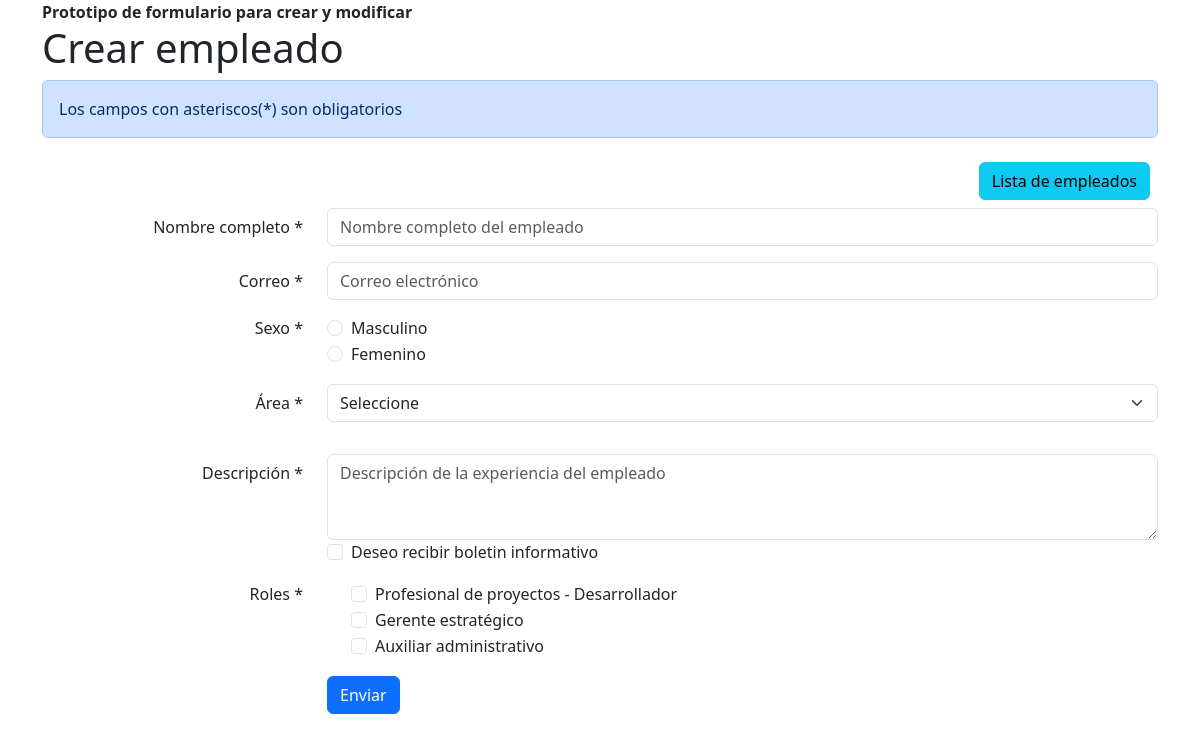
The page /form.php on the database its author committed.
### tables this page shows
CREATE TABLE `roles` (
  `id` int(11) NOT NULL COMMENT 'Identificador del rol',
  `nombre` varchar(255) NOT NULL COMMENT 'Nombre del rol'
);

### conexion.php (called while the page is built)
<?php
class conexion
{
    private $servidor = "localhost";
    private $usuario = "root";
    private $db = "prueba_tecnica";
    private $password = "";
    public function __construct()
    {
        try {
            $conexion = new PDO("mysql:host={$this->servidor};dbname={$this->db}", $this->usuario, $this->password);
            $conexion->setAttribute(PDO::ATTR_ERRMODE, PDO::ERRMODE_EXCEPTION);
            return $conexion;
        } catch (PDOException $error) {
            echo "Error" . $error->getMessage();
        }
    }
}

### Empleados/Modelo/empleados.php (called while the page is built, shortened)
<?php
require_once(__DIR__ . '/../../conexion.php');
class empleado extends conexion
{
    public function __construct()
    {
        $this->conexion = parent::__construct();
    }
    public function getRoles()
    {
        $rows = null;
        $statement = $this->conexion->prepare("SELECT * FROM roles");
        $statement->execute();
        while ($result = $statement->fetch()) {
            $rows[] = $result;
        }
        return $rows;
    }
}

### form.php (the view, shortened to what this page needs)
<?php
require_once('Empleados/Modelo/empleados.php');
$modeloEmpleado = new empleado();
$roles = $modeloEmpleado->getRoles();
?>
<!DOCTYPE html>
<html lang="en">
<head>
    <link href="https://cdn.jsdelivr.net/npm/bootstrap@5.3.3/dist/css/bootstrap.min.css" rel="stylesheet">
    <link rel="stylesheet" href="General/css/style.css">
</head>
<body>
    <div class="container">
        <div>
            <strong>Prototipo de formulario para crear y modificar</strong>
            <h1>Crear empleado</h1>
            <div class="alert alert-primary" role="alert">
                Los campos con asteriscos(*) son obligatorios
            </div>
        </div>
        <div class="derecha">
            <div class="col p-2">
                <a href="index.php"><button type="button" class="btn btn-info" title="Lista de empleados"> Lista de empleados</button></a>
            </div>
        </div>
        <form id="empleadoForm" action="Empleados/Controlador/add.php" method="POST">
            <div class="mb-3 form-group row">
                <label class="col-sm-3 col-form-label derecha" for="nombre" class="col-sm-3 col-form-label">Nombre completo *</label>
                <div class="col-sm-9">
                    <input type="text" class="form-control" name="nombre" id="nombre" placeholder="Nombre completo del empleado">
                </div>
            </div>
            <div class="mb-3 text-right form-group row">
                <label class="col-sm-3 col-form-label derecha" for="correo" class="col-sm-3 col-form-label">Correo *</label>
                <div class="col-sm-9">
                    <input type="email" class="form-control" name="correo" id="correo" placeholder="Correo electrónico">
                </div>
            </div>
            <fieldset class="mb-3 text-right form-group">
                <div class="row">
                    <legend class="col-form-label col-sm-3 pt-0 derecha">Sexo *</legend>
                    <div class="col-sm-9">
                        <div class="form-check">
                            <input class="form-check-input" type="radio" name="sexo" id="masculino" value="Masculino">
                            <label class="form-check-label" for="masculino">
                                Masculino
                            </label>
                        </div>
                        <div class="form-check">
                            <input class="form-check-input" type="radio" name="sexo" id="femenino" value="Femenino">
                            <label class="form-check-label" for="femenino">
                                Femenino
                            </label>
                        </div>
                    </div>
                </div>
            </fieldset>
            <div class="mb-3 text-right form-group row">
                <label class="col-sm-3 col-form-label derecha">Área *</label>
                <div class="col-sm-9">
                    <select class="form-select mb-3" name="area_id">
                        <option value="">Seleccione</option>
                    </select>
                </div>
            </div>
            <div class="mb-3 text-right form-group row">
                <label class="col-sm-3 col-form-label derecha" for="descripcion" class="col-sm-3 col-form-label">Descripción *</label>
                <div class="col-sm-9">
                    <textarea class="form-control" name="descripcion" id="descripcion" rows="3" placeholder="Descripción de la experiencia del empleado"></textarea>
                    <div class="form-check">
                        <input class="form-check-input" type="checkbox" value="1" name="boletin" id="boletin">
                        <label class="form-check-label" for="boletin">
                            Deseo recibir boletin informativo
                        </label>
                    </div>
                </div>
            </div>
            <fieldset class="mb-3 text-right form-group">
                <div class="row">
                    <label class="col-form-label col-sm-3 pt-0 derecha">Roles *</label>
                    <div class="col-sm-9">
                        <div class="form-check">
                            <?php if (!empty($roles)): ?>
                                <?php foreach ($roles as $rol): ?>
                                    <div class="form-check">
                                        <input class="form-check-input" type="checkbox" name="rol[]" id="rol-<?php echo $rol['id']; ?>" value="<?php echo $rol['id']; ?>">
                                        <label class="form-check-label" for="rol-<?php echo $rol['id']; ?>">
                                            <?php echo $rol['nombre']; ?>
                                        </label>
                                    </div>
                                <?php endforeach; ?>
                            <?php else: ?>
                                <p>No hay roles disponibles.</p>
                            <?php endif; ?>
                        </div>
                    </div>
                </div>
            </fieldset>
            <div class="mb-3 text-right form-group row">
                <div class="col-sm-9 offset-sm-3">
                    <button type="submit" class="btn btn-primary">Enviar</button>
                </div>
            </div>
        </form>
    </div>
</body>
</html>

### General/css/style.css (style rules this page uses)
.derecha { text-align: right; }

### rows shown on the page
roles: nombre "Profesional de proyectos - Desarrollador"
roles: nombre "Gerente estratégico"
roles: nombre "Auxiliar administrativo"
